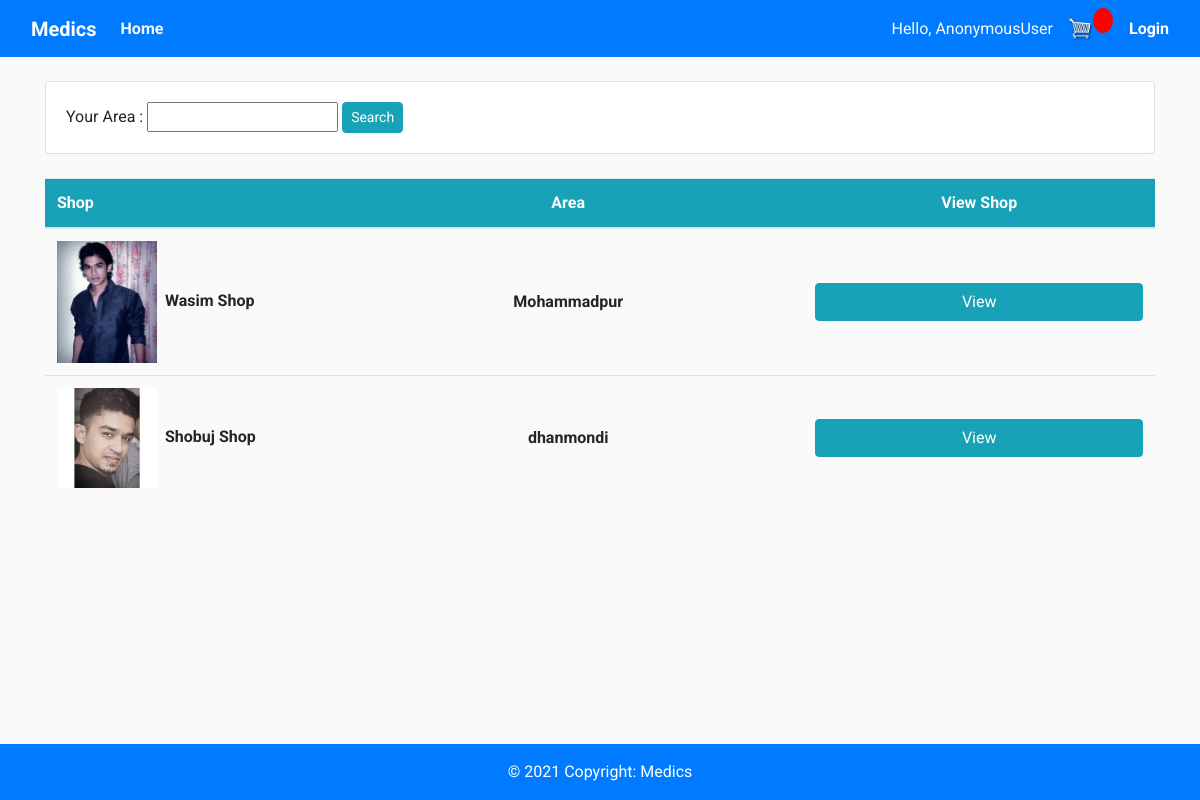
Before: / with the older database file.
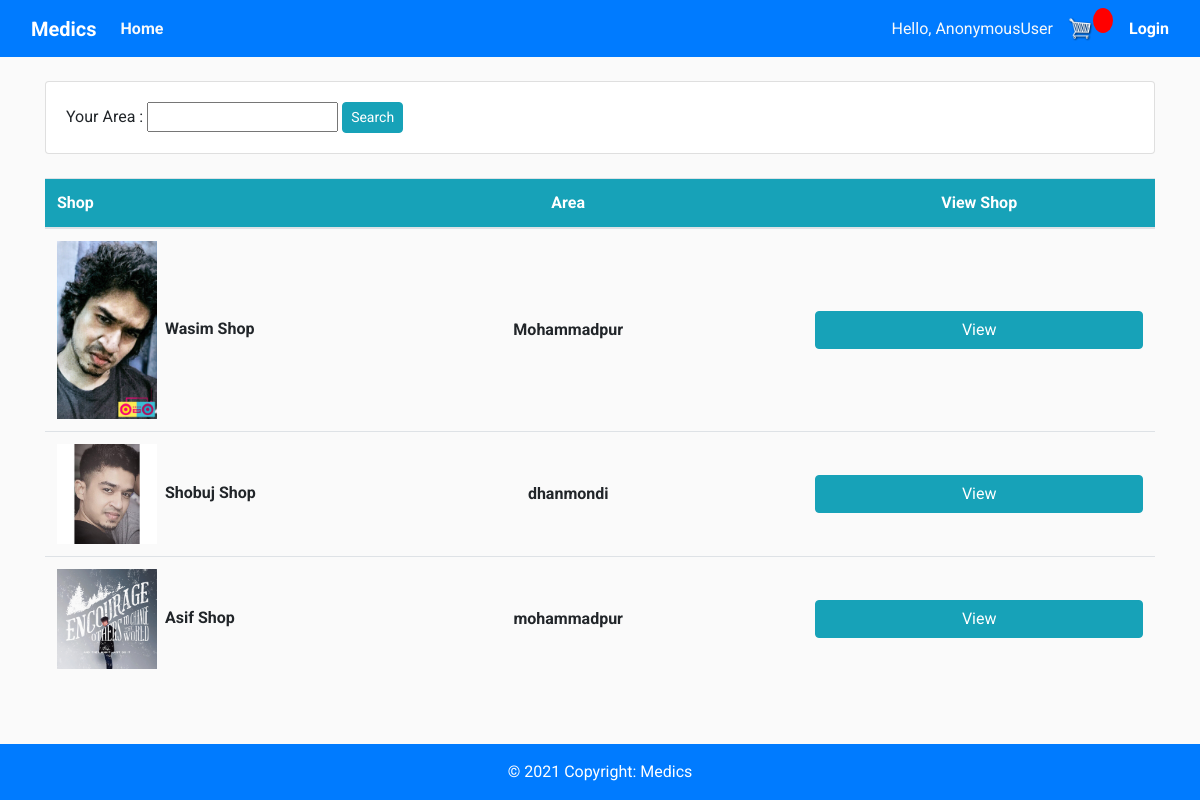
After: the same page with the newer database file.
### pharmacy/models.py (models this page shows, shortened)
class Pharmacy(models.Model):
    user = models.OneToOneField(
        User, null=True, blank=True, on_delete=models.CASCADE)
    shop_name = models.CharField(max_length=100)
    phone = models.CharField(max_length=20, null=True)
    address = models.CharField(max_length=200, null=True, blank=True)
    area = models.CharField(max_length=100, null=True, blank=True)
    profile_pic = models.ImageField(
        default="profile1.png", null=True, blank=True)
    date_created = models.DateTimeField(auto_now_add=True, null=True)

### pharmacy/views.py (the view)
# urls.py: 2. Add a URL to urlpatterns:  path('', views.home, name='home')
def home(request):
    pharmecy = Pharmacy.objects.all()
    myFilter = PharmacyFilter(request.GET, queryset=pharmecy)
    pharmecy = myFilter.qs
    context = {
        'pharmecy': pharmecy,
        'myFilter': myFilter,
    }
    return render(request, 'pharmacy/home.html', context)

### pharmacy/templates/pharmacy/home.html
{% extends 'pharmacy/base.html' %}
{%block content%}
<div class="container">
    <br>
    <div class="row">
        <div class="col">
            <div class="card card-body">
                <form method="get">
                    <p class="d-inline"> Your Area : {{myFilter.form}}</p>
                    <button class="btn btn-info rounded btn-sm" type="submit">Search</button>
                </form>
            </div>
        </div>
    </div>
    <br>
    <table class="table">
        <thead>
            <tr class="table " style=" background-color:#17A2B8; color:white">
                <th class="">Shop</th>
                <th class="text-center">Area</th>
                <th class="text-center">View Shop</th>
            </tr>
        </thead>
        <tbody>
            {%for pharm in pharmecy%}
            <tr>
                <td class=" font-weight-bold" style="width: 288px;"><img width="100px" class="mr-2"
                        src="{{pharm.profile_pic.url}}" alt="image">{{pharm.shop_name}}</td>
                <td class="text-center align-middle font-weight-bold">{{pharm.area}}</td>
                <td class="align-middle"><a href="{% url 'shop' pharm.id %}"
                        class="btn btn-info rounded btn-block">View</a>
                </td>
            </tr>
            {%endfor%}
        </tbody>
    </table>
</div>
{%endblock%}

### pharmacy/templates/pharmacy/base.html (shortened to what this page needs)
<!doctype html>
{% load static %}
<html lang="en">
<head>
    <link rel="stylesheet" href="https://stackpath.bootstrapcdn.com/bootstrap/4.4.1/css/bootstrap.min.css"
>
    <link rel="stylesheet" type="text/css" href="{% static 'css/main.css' %}">
    <link rel="stylesheet" type="text/css" href="{% static 'css/shop.css' %}">
</head>
<body>
    {%include "pharmacy/navbar.html" %}
    {%block content%}
    {%endblock%}
    <footer class=" text-center text-white mt-3">
        <div class="text-center p-3" style="background-color: #007BFF;">
            © 2021 Copyright:
            <a class="text-white" href="#">Medics</a>
        </div>
    </footer>
</body>
</html>

### pharmacy/templates/pharmacy/navbar.html (shortened to what this page needs)
{% load static %}
<nav class="navbar navbar-expand-lg navbar-dark bg-primary">
    <div class="container-fluid">
        <a class="navbar-brand font-weight-bold" href="{%url 'home'%}">Medics</a>
        <div class="collapse navbar-collapse" id="navbarText">
            <ul class="navbar-nav me-auto mb-2 mb-lg-0">
                <li class="nav-item">
                    <a class="nav-link font-weight-bold text-light" href="{%url 'home'  %}">Home</a>
                </li>
            </ul>
        </div>
        <span class="hello-msg  text-light">Hello, {{request.user}}</span>
        <a href="{% url 'cart' %}">
            <img id="cart-icon" src="{% static 'images/cart.png' %}">
        </a>
        <p id="cart-total">{{cartItems}}</p>
        {% if  not request.user.customer %}
        <span><a class=" hello-msg text-white font-weight-bold ml-3" href="{% url 'customer_login'  %}">
                Login</a></span>
        {% endif %}
    </div>
</nav>

### static/css/main.css (style rules this page uses)
body { background-color: hsl(0, 0%, 98%); }
#cart-icon { width: 25px; display: inline-block; margin-left: 15px; }
#cart-total { display: block; text-align: center; color: #fff; background-color: red; width: 20px; height: 25px; border-radius: 50%; font-size: 14px; }
.btn { border-radius: 0; }

### static/css/shop.css (style rules this page uses)
html, body { font-family: 'Roboto', sans-serif; }

### pharmacy/templates/pharmacy/base.html (style rules this page uses)
footer { position: fixed; bottom: 0; width: 100%; }

Changed rows visible on the page:
changed Pharmacy "Wasim Shop": profile_pic: a different picture
added Pharmacy: profile_pic (picture), shop_name "Asif Shop", area "mohammadpur"
